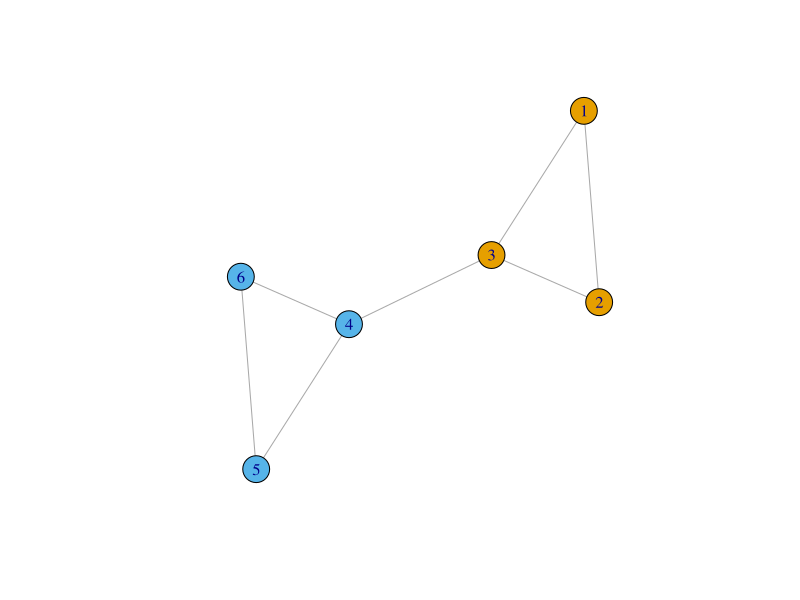
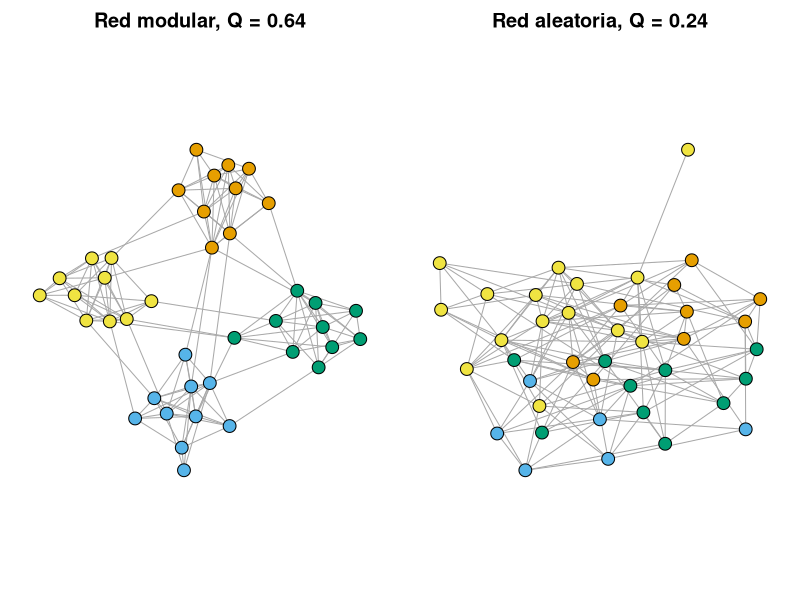
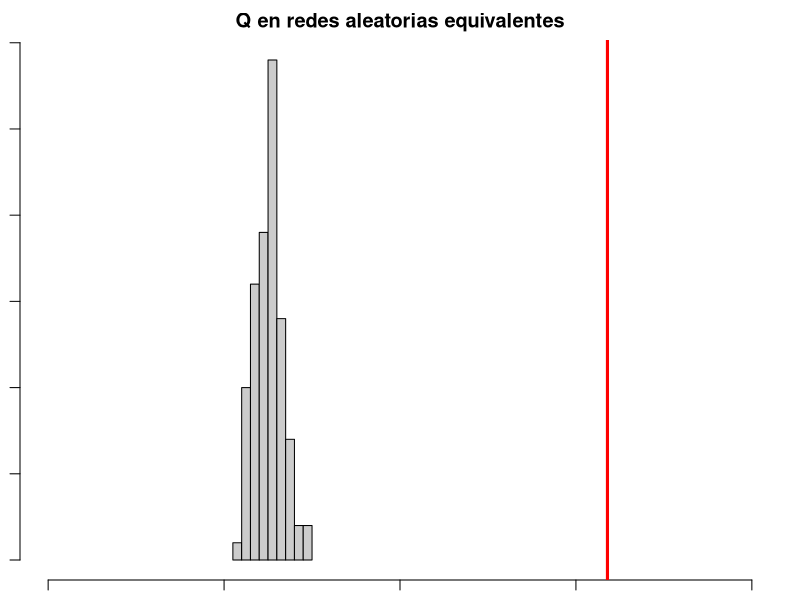
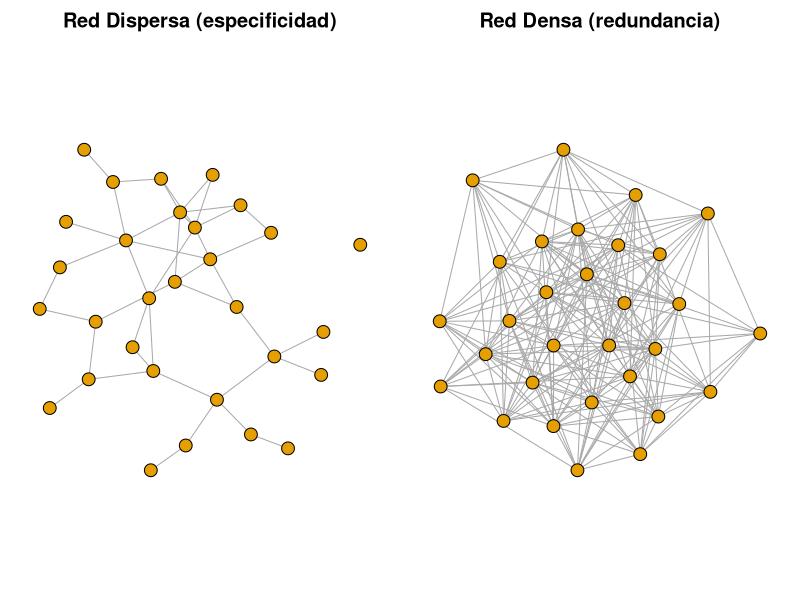
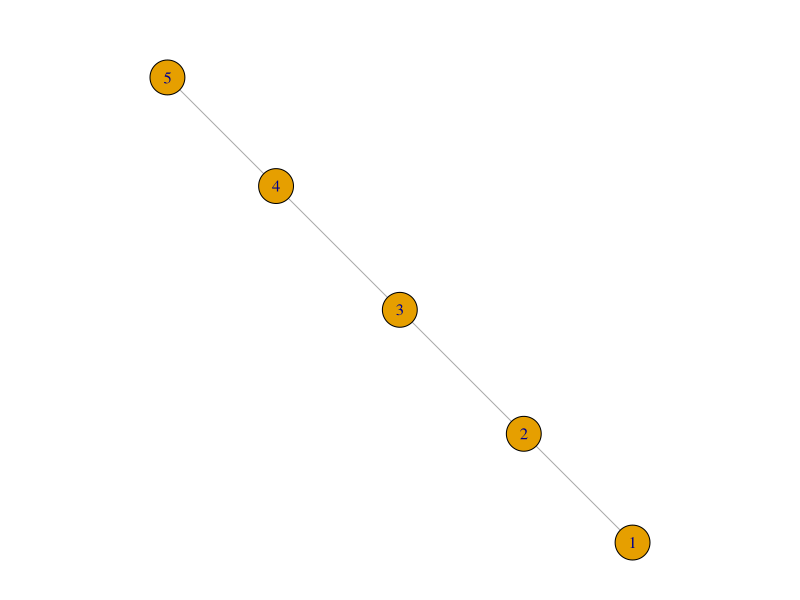
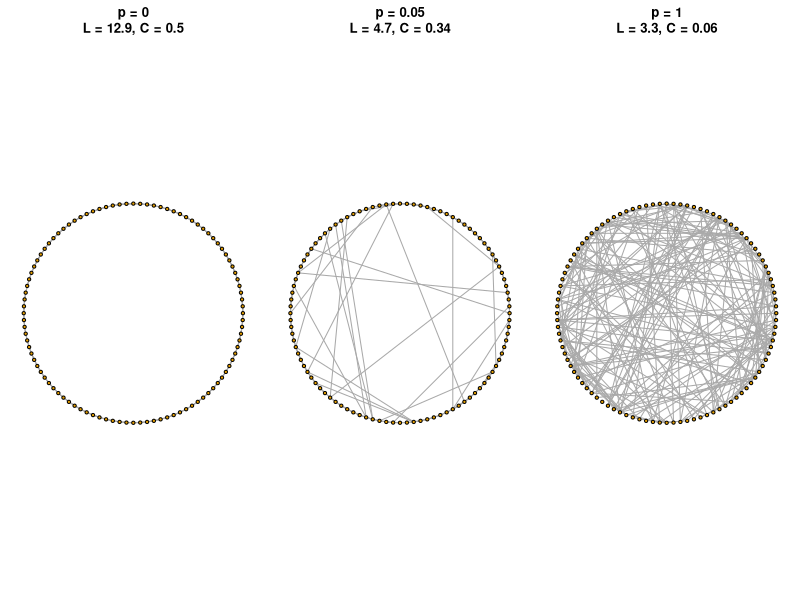
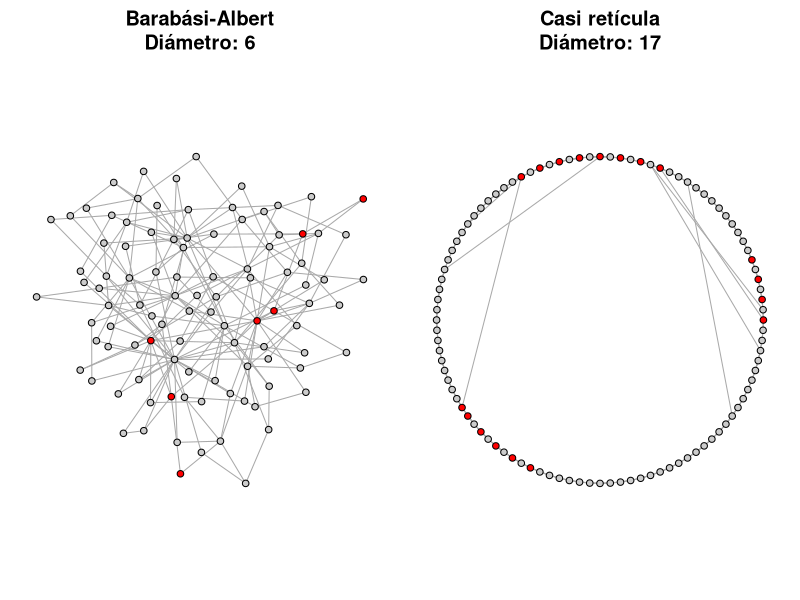
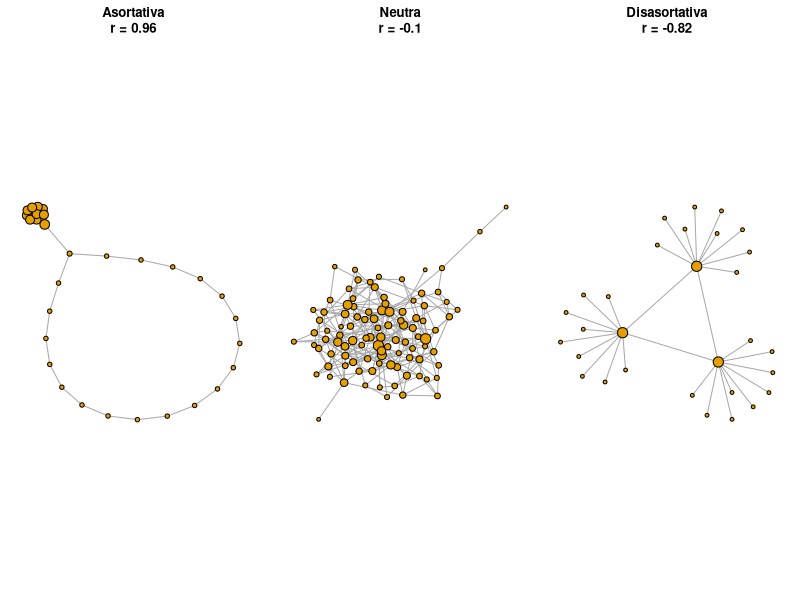

The R script that drew these images, in order:
## ---- chunk 1
#| message: false
library(igraph)
g_triangulos <- make_graph(~ 1-2, 2-3, 3-1, 4-5, 5-6, 6-4, 3-4)
plot(g_triangulos, vertex.color = c(1, 1, 1, 2, 2, 2))

# Modularidad para la partición {1,2,3} y {4,5,6}
modularity(g_triangulos, membership = c(1, 1, 1, 2, 2, 2))

# ¿Y si dividimos la red "mal"? La modularidad baja (incluso puede ser negativa)
modularity(g_triangulos, membership = c(1, 2, 1, 2, 1, 2))
## ---- chunk 2
set.seed(42)

# Red con alta modularidad: 4 "islas" de 10 nodos, con probabilidad 0.8 de
# conexión dentro de cada isla y solo 3 aristas entre cada par de islas
high_modularity_network <- sample_islands(4, 10, 0.8, 3)

# Red aleatoria con los mismos nodos y aristas
low_modularity_network <- sample_gnm(40, ecount(high_modularity_network))

# Detectamos comunidades UNA sola vez por red (Louvain tiene un componente
# aleatorio: si lo llamamos dos veces, puede dar particiones distintas)
com_high <- cluster_louvain(high_modularity_network)
com_low  <- cluster_louvain(low_modularity_network)

cat("Aristas:", ecount(high_modularity_network), "vs", ecount(low_modularity_network), "\n")
cat("Modularidad de la red modular:  ", round(modularity(com_high), 3), "con", length(com_high), "comunidades\n")
cat("Modularidad de la red aleatoria:", round(modularity(com_low), 3), "con", length(com_low), "comunidades\n")

par(mfrow = c(1, 2), mar = c(1, 1, 2, 1))
plot(high_modularity_network, vertex.color = membership(com_high), vertex.size = 8, vertex.label = NA,
     main = paste("Red modular, Q =", round(modularity(com_high), 2)))
plot(low_modularity_network, vertex.color = membership(com_low), vertex.size = 8, vertex.label = NA,
     main = paste("Red aleatoria, Q =", round(modularity(com_low), 2)))
par(mfrow = c(1, 1))
## ---- chunk 3
# Distribución de Q en 100 redes aleatorias equivalentes
q_random <- replicate(100, modularity(cluster_louvain(sample_gnm(40, ecount(high_modularity_network)))))

hist(q_random, xlim = c(0, 0.8), col = "grey80", main = "Q en redes aleatorias equivalentes",
     xlab = "Modularidad Q")
abline(v = modularity(com_high), col = "red", lwd = 3)
## ---- chunk 4
set.seed(1)

# Una red dispersa (cada nodo conectado con ~10% de los demás) y una densa (~50%)
sparse_network <- sample_gnp(30, p = 0.1, directed = FALSE)
dense_network  <- sample_gnp(30, p = 0.5, directed = FALSE)

# Densidad y dispersión
sparse_density <- edge_density(sparse_network)
dense_density  <- edge_density(dense_network)

cat("Red dispersa: densidad =", round(sparse_density, 3), " dispersión =", round(1 - sparse_density, 3), "\n")
cat("Red densa:    densidad =", round(dense_density, 3), " dispersión =", round(1 - dense_density, 3), "\n")

# Comprobamos la fórmula a mano para la red dispersa
2 * ecount(sparse_network) / (vcount(sparse_network) * (vcount(sparse_network) - 1))

par(mfrow = c(1, 2), mar = c(1, 1, 2, 1))
plot(sparse_network, main = "Red Dispersa (especificidad)", vertex.size = 8, vertex.label = NA)
plot(dense_network,  main = "Red Densa (redundancia)", vertex.size = 8, vertex.label = NA)
par(mfrow = c(1, 1))
## ---- chunk 5
tamanos <- c(50, 100, 500, 1000, 5000)

# Redes aleatorias con grado medio 4 (m = 2N aristas) y distinto número de nodos
densidades <- sapply(tamanos, function(N) edge_density(sample_gnm(N, 2 * N)))

data.frame(nodos = tamanos, grado_medio = 4, densidad = round(densidades, 4))
## ---- chunk 6
# Ejemplo pequeño: una cadena de 5 nodos (como una cascada de señalización lineal)
cadena <- make_ring(5, circular = FALSE)
plot(cadena)

# Matriz de distancias: el elemento [i, j] es d(i, j)
distances(cadena)

# La media de las distancias fuera de la diagonal es L_avg
mean_distance(cadena)
## ---- chunk 7
set.seed(1)
N <- 100

p_values <- c(0, 0.01, 0.05, 0.2, 1)
redes_ws <- lapply(p_values, function(p) sample_smallworld(dim = 1, size = N, nei = 2, p = p))

data.frame(
  p_reconexion  = p_values,
  aristas       = sapply(redes_ws, ecount),
  L_avg         = round(sapply(redes_ws, mean_distance), 2),
  clustering    = round(sapply(redes_ws, transitivity, type = "average"), 2)
)

par(mfrow = c(1, 3), mar = c(1, 1, 3, 1))
for (i in c(1, 3, 5)) {
  plot(redes_ws[[i]], layout = layout_in_circle, vertex.size = 3, vertex.label = NA,
       main = paste0("p = ", p_values[i], "\nL = ", round(mean_distance(redes_ws[[i]]), 1),
                     ", C = ", round(transitivity(redes_ws[[i]], type = "average"), 2)))
}
par(mfrow = c(1, 1))
## ---- chunk 8
set.seed(2)

# Red de escala libre (Barabási-Albert, no dirigida): pocos pasos gracias a los hubs
red_ba <- sample_pa(100, m = 2, directed = FALSE)

# Red casi regular (Watts-Strogatz con p muy baja): prácticamente un anillo, sin atajos
red_reticula <- sample_smallworld(dim = 1, size = 100, nei = 2, p = 0.01)

data.frame(
  red      = c("Barabási-Albert", "Casi retícula"),
  aristas  = c(ecount(red_ba), ecount(red_reticula)),
  L_avg    = round(c(mean_distance(red_ba), mean_distance(red_reticula)), 2),
  diametro = c(diameter(red_ba), diameter(red_reticula))
)

# El camino más largo de todos (el que define el diámetro)
camino_ba  <- get_diameter(red_ba)
camino_ret <- get_diameter(red_reticula)

par(mfrow = c(1, 2), mar = c(1, 1, 3, 1))
plot(red_ba, vertex.size = 4, vertex.label = NA,
     vertex.color = ifelse(V(red_ba) %in% camino_ba, "red", "grey80"),
     main = paste("Barabási-Albert\nDiámetro:", diameter(red_ba)))
plot(red_reticula, layout = layout_in_circle, vertex.size = 4, vertex.label = NA,
     vertex.color = ifelse(V(red_reticula) %in% camino_ret, "red", "grey80"),
     main = paste("Casi retícula\nDiámetro:", diameter(red_reticula)))
par(mfrow = c(1, 1))
## ---- chunk 9
set.seed(123)

# 1. Asortativa: un grupo de 10 nodos todos conectados entre sí (grado alto)
#    unido por UNA arista a un anillo de 20 nodos (grado 2).
#    Los nodos de grado alto se conectan con nodos de grado alto, y los de grado bajo entre sí.
g_asort <- disjoint_union(make_full_graph(10), make_ring(20))
g_asort <- add_edges(g_asort, c(1, 11))

# 2. Neutra: red aleatoria Erdős–Rényi (algo más grande, para que r fluctúe menos)
g_neutra <- sample_gnp(100, p = 0.05)

# 3. Disasortativa: 3 "estrellas" (un hub conectado a 9 nodos de grado 1),
#    con los hubs unidos entre sí. Los hubs se conectan sobre todo con nodos de grado bajo.
g_disasort <- disjoint_union(make_star(10, mode = "undirected"),
                             make_star(10, mode = "undirected"),
                             make_star(10, mode = "undirected"))
g_disasort <- add_edges(g_disasort, c(1, 11, 11, 21, 21, 1))

redes <- list(Asortativa = g_asort, Neutra = g_neutra, Disasortativa = g_disasort)
sapply(redes, function(g) round(assortativity_degree(g), 2))

par(mfrow = c(1, 3), mar = c(1, 1, 3, 1))
for (nombre in names(redes)) {
  g <- redes[[nombre]]
  plot(g, vertex.size = 3 + 0.6 * degree(g), vertex.label = NA,
       main = paste0(nombre, "\nr = ", round(assortativity_degree(g), 2)))
}
par(mfrow = c(1, 1))
## ---- chunk 10
r_aleatorias <- replicate(200, assortativity_degree(sample_gnp(100, p = 0.05)))
c(media = round(mean(r_aleatorias), 3), desviacion = round(sd(r_aleatorias), 3))
## ---- chunk 11
g <- g_disasort
extremos <- ends(g, E(g), names = FALSE)   # matriz con los dos nodos de cada arista
k <- degree(g)

# Cada arista no dirigida se cuenta en los dos sentidos (i-j y j-i)
grado_1 <- c(k[extremos[, 1]], k[extremos[, 2]])
grado_2 <- c(k[extremos[, 2]], k[extremos[, 1]])

cor(grado_1, grado_2)
assortativity_degree(g)
